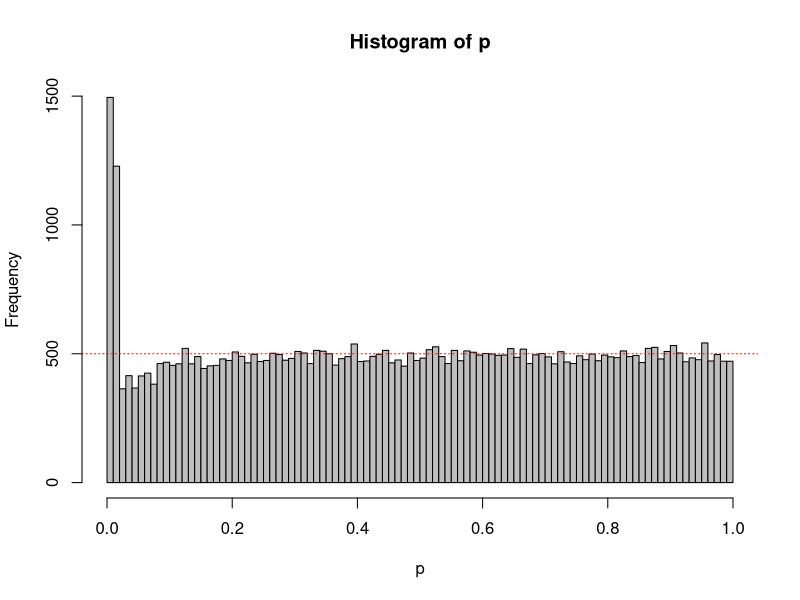

Write the R code that produced this figure.
N<-100 #total number of datapoints (per condition) you are willing to collect
Looks<-5 #set number of looks at the data
nSim<-50000 #number of simulated studies
alpha<-0.0158  #set alpha

D<-0 #True effect size (must be 0 when simulating Type 1 errors)

#Take care of some settings
options(scipen=100, digits=4) #disable scientific notation for numbers
LookN<-ceiling(seq(0,N,N/Looks)) #Determine at which N's to look
LookN<-LookN[-1] #remove look at 0
LookN<-LookN[LookN > 2] #Remove looks at N of 1 or 2 (not possible with t-test)
Looks<-length(LookN) #if looks are removed, change number of looks
matp<-matrix(NA, nrow=nSim, ncol=Looks) #Matrix for p-values at sequential tests
SigSeq<-numeric(Looks) #Variable to store final p-values
OptStop<-numeric(nSim) #variable to store positions of optional stopping
p<-numeric(nSim) #Variable to save optional stopping p-values

#Loop data generation for each study, then loop to perform a test for each N 
for (i in 1:nSim){
  x<-rnorm(n = N, mean = 0, sd = 1)
  y<-rnorm(n = N, mean = D, sd = 1)
  for (j in 1:Looks){
  matp[i,j]<-t.test(x[1:LookN[j]],y[1:LookN[j]], var.equal=TRUE)$p.value #perform the t-test, store
  }
  cat('Loop', i, 'of', nSim,'\n')
}

#Save Type 1 error rate for each look
for (i in 1:Looks){
  SigSeq[i] <- sum(matp[,i]<alpha)
}

#Get the positions at which are stopped, and then these p-values
for (i in 1:nSim){
  OptStop[i] <- min(which(matp[i,]<alpha))
}
OptStop[is.infinite(OptStop)] <- Looks #If nothing significant, take last p-value (fixes error warning)
for (i in 1:nSim){
  p[i] <- matp[i,OptStop[i]]
}

breaks<-100
hist(p, breaks=breaks,col="grey")
abline(h=nSim/breaks, col = "red", lty=3)

#Return Type 1 error rates for each look, and the the Type 1 error rate when only reporting the lowest p-value over all looks
cat("Type 1 error rates for look 1 to", Looks,":", SigSeq/nSim)
cat("Type 1 error rate when only the lowest p-value for all looks is reported:", sum(p<alpha)/nSim)

#? Daniel Lakens, 2016. 
# This work is licensed under a Creative Commons Attribution-NonCommercial-ShareAlike 4.0 International License. https://creativecommons.org/licenses/by-nc-sa/4.0/